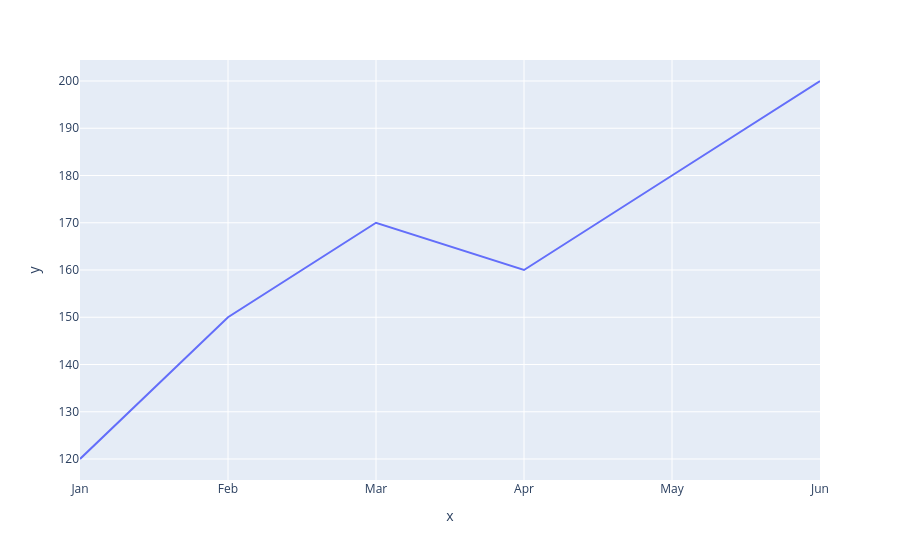

Here is the notebook cell this chart was saved with:
### Code cell
months = ['Jan', 'Feb', 'Mar', 'Apr', 'May', 'Jun']
sales = [120, 150, 170, 160, 180, 200]
px.line(x = months, y = sales)

### Figure 1 — Plotly figure (JSON) as saved in the notebook; plotly's stock layout.template omitted (floating-point values rounded to 4 significant figures)
{"data": [{"hovertemplate": "x=%{x}<br>y=%{y}<extra></extra>", "legendgroup": "", "line": {"color": "#636efa", "dash": "solid"}, "marker": {"symbol": "circle"}, "mode": "lines", "name": "", "orientation": "v", "showlegend": false, "type": "scatter", "x": ["Jan", "Feb", "Mar", "Apr", "May", "Jun"], "xaxis": "x", "y": [120, 150, 170, 160, 180, 200], "yaxis": "y"}], "layout": {"legend": {"tracegroupgap": 0}, "margin": {"t": 60}, "xaxis": {"anchor": "y", "domain": [0, 1], "title": {"text": "x"}}, "yaxis": {"anchor": "x", "domain": [0, 1], "title": {"text": "y"}}}}
